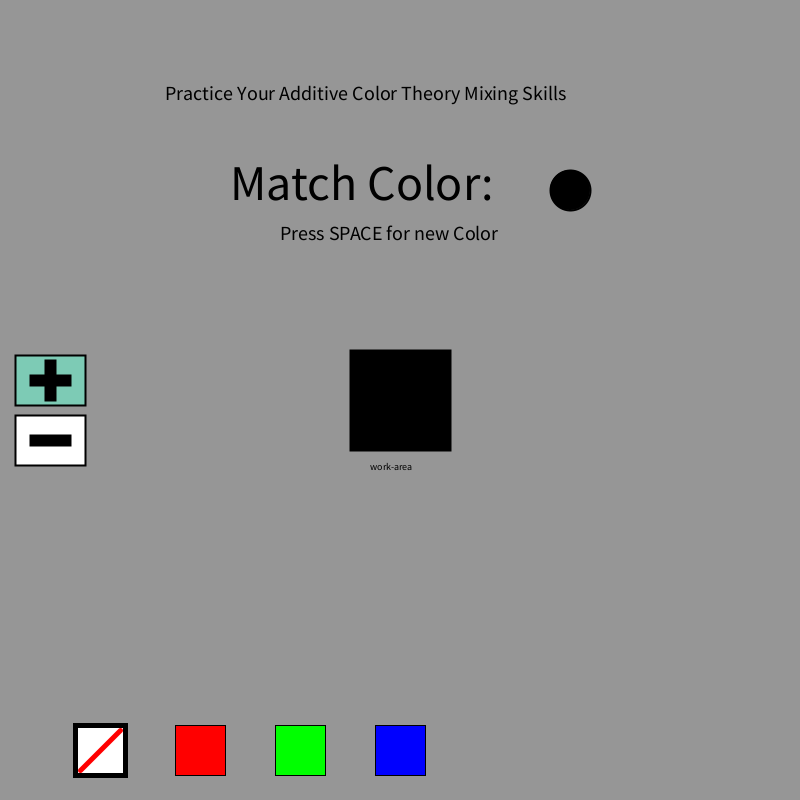
Frame 1 (no input)
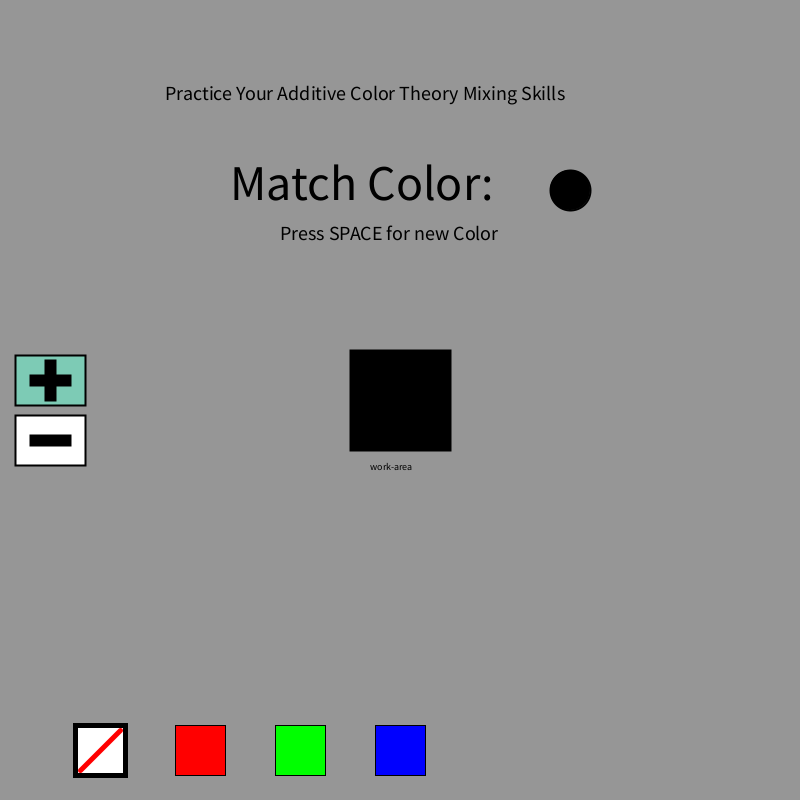
Frame 60 (the mouse pressed at the canvas centre just before this capture)
Frame 120 (the mouse held since frame 60 and released just before this capture): identical to frame 60, image omitted

The Processing sketch that drew these frames (run headless with seeded random() and noise(); from frame 60 on, the mouse is pressed at the canvas centre):

// Processing sketch: processing_96144
// ── processing_96144.pde

int screenX = 800;
int screenY = 800;

boolean square_state = false;

color square_color_off = color(128,128,128);
color square_color_on = color(222,23,67);
int random_match_color_int=0  ;

int active_color_square = 1;
color active_color;

color match_circle_color;


int match_r,match_g,match_b;
color check_color = color(match_r,match_g,match_b);

int r2,g2,b2;

boolean operation_state = true;

boolean guess_check = false;

color color_a;
color color_b;
color color_c = color(0,0,0);

void setup()

{
  
  size(800,800); //sets screen size
  


  
  
  
}


void draw()

{
  
  
  smooth();
  background(150); 
  
  if(square_state){ //if square state is true
  
  fill(active_color);//fill square with active color
  
  }
  
  else{ //if square state is false
    
    fill(square_color_off); //fill square with off 'color'
    
  }
  

  //add operation buttons
  
  rectMode(CENTER);
  
  strokeWeight(2);
  
  
  //draws the addition button
  if(operation_state){
  fill(125,203,181);}
  
  else{fill(255);};
  rect(50,380,70,50);
  fill(0);
  rect(50,380,40,10);
  rect(50,380,10,40);
  
  //draws the subtraction button
  
  if(!operation_state){
    fill(125,203,181);}
    
  else{fill(255);}
  

  rect(50,440,70,50);
  fill(0);
  rect(50,440,40,10);
  
  
  //draw match circle 
  
  textAlign(LEFT);
  
  textSize(20);
  text("Practice Your Additive Color Theory Mixing Skills", 165,100); 
  
  textSize(50);
  text("Match Color: ", 230,200); 
  textSize(20);
  text("Press SPACE for new Color",280,240);
  
  textSize(10);
  text("work-area",370,470);
  
  ellipseMode(CENTER);
  


  //println(r);
  //println(g);
  //println(b);
  
  fill(match_r,match_g,match_b);
  ellipse(570,190,40,40);
  
  //draw color pallete
  
  int pallet_square_size = 50;
  int pallet_square_spacing = 100;
  int active_stroke_weight = 5;
  
  fill(255);
  if(active_color_square ==1){
    
  color_b = color(255,255,255);
  strokeWeight(active_stroke_weight);
  active_color = color(255,255,255);}
  else{strokeWeight(1);}
  rect(pallet_square_spacing,750,pallet_square_size,pallet_square_size);
  
  stroke(255,0,0);
  line(pallet_square_spacing - (pallet_square_size/2)+5,770, pallet_square_spacing + pallet_square_size/2 - 5, 730);
  stroke(0);
  

  fill(255,0,0);
  if(active_color_square ==2){
  color_b = color(255,0,0);
  strokeWeight(active_stroke_weight);}
  else{strokeWeight(1);} 
  rect(pallet_square_spacing*2, 750,pallet_square_size,pallet_square_size);
  
  fill(0,255,0);
  if(active_color_square ==3){
  color_b = color(0,255,0);
  strokeWeight(active_stroke_weight);}
  else{strokeWeight(1);} 
  rect(pallet_square_spacing*3,750,pallet_square_size,pallet_square_size);
  
  fill(0,0,255);
  if(active_color_square ==4){
  color_b = color(0,0,255);
  strokeWeight(active_stroke_weight);}
  else{strokeWeight(1);} 
  rect(pallet_square_spacing*4,750,pallet_square_size,pallet_square_size);

  //fill(0,255,255);
 // if(active_color_square ==5){
  //color_b = color(0,255,255);
 // strokeWeight(active_stroke_weight);}
  //else{strokeWeight(1);} 
 // rect(pallet_square_spacing*5, 750,pallet_square_size,pallet_square_size);
  
 // fill(255,0,255);
 // if(active_color_square ==6){
 // color_b = color(255,0,255);
 // strokeWeight(active_stroke_weight);}
 // else{strokeWeight(1);} 
 // rect(pallet_square_spacing*6,750,pallet_square_size,pallet_square_size);
  
 // fill(255,255,0);
//  if(active_color_square ==7){
 // color_b = color(255,255,0);
 // strokeWeight(active_stroke_weight);}
 // else{strokeWeight(1);} 
 // rect(pallet_square_spacing*7,750,pallet_square_size,pallet_square_size);
  
   
   
   
  rectMode(CENTER);
  strokeWeight(2);
  fill(color_c);
  rect(screenX/2,screenY/2,100,100); //draws square in center of screen
    
}


void keyPressed(){
  
      
      if(keyCode == UP && !operation_state){
      
        operation_state = true;
        println("up key pressed");
      
      }
      
        if(keyCode == DOWN && operation_state){
      
        operation_state = false;
        println("down key pressed");
      
      }
      
      if(keyCode == RIGHT  && active_color_square < 4){
        
        active_color_square  = active_color_square + 1;
        
        //println("active_color_square = " + active_color_square);
        
      }
      
        if(keyCode == LEFT  && active_color_square > 1){
        
        active_color_square  = active_color_square - 1;
        
        //println("active_color_square = " + active_color_square);
        
      }
      
      
      if(keyCode == ENTER && operation_state && active_color_square > 1){ //if enter is pressed while addition is selected 
      
      color_a = color_c;
      color_c = color_a + color_b;     
      }
      
      
      
      if(keyCode == ENTER && !operation_state && active_color_square > 1){ //if enter is pressed while addition is selected 
      
      color_a = color_c;
      color_c = color_a - color_b;     
      }
      
      if(keyCode == ENTER && active_color_square == 1){ //if enter is pressed while addition is selected 
      
      color_c = color(0,0,0);
      
      }
      
      

        
      if(key == ' '){ //if SPACE bar is pressed
       
          float random_match_color_float = random(1,6);
          int random_match_color_int = round(random_match_color_float);
          //println(random_match_color_int); 
          
          
              if(random_match_color_int == 1){
              match_r=255;match_g=0;match_b=0;}
              
              else if(random_match_color_int == 2){
              match_r=0;match_g=255;match_b=0;}
              
              else if(random_match_color_int == 3){
              match_r=0;match_g=0;match_b=255;}
             
              else if(random_match_color_int == 4){
              match_r=255;match_g=255;match_b=0;}
              
              else if(random_match_color_int == 5){
              match_r=0;match_g=255;match_b=255;}
            
              else if(random_match_color_int == 6){
              match_r=255;match_g=0;match_b=255;}
            
              else{match_r=0;match_g=0;match_b=0;} 
  
      check_color = color(match_r,match_g,match_b);

          
      }
      
    

 
 
 
 
   

    

  
}



void mouseClicked()

{
  
  if (mouseX < 450 && mouseX > 350 && mouseY <450 && mouseY>350){ //checks to see if the square has been clicked on 
    
    //println("you clicked on the square"); //boundary detection is true
    
    if(!square_state){ //if the square's selection state is false then..
      
      square_state = true; //make it true
      
    }
    
    else if(square_state){ //if the square's selection state is true then..
      
      square_state = false;//make it false
      
    }
    
    //println("square state is: " + square_state); //prints the square's current state
  
  }
  
    
}
